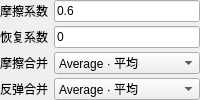
<?xml version="1.0" encoding="UTF-8"?><ui version="4.0"><class>PhysicsMaterialPanelForm</class><widget class="QWidget" name="PhysicsMaterialPanelForm"><property name="sizePolicy"><sizepolicy hsizetype="Expanding" vsizetype="Maximum"><horstretch>0</horstretch><verstretch>0</verstretch></sizepolicy></property><layout class="QFormLayout" name="formLayout"><property name="fieldGrowthPolicy"><enum>QFormLayout::AllNonFixedFieldsGrow</enum></property><property name="leftMargin"><number>0</number></property><property name="topMargin"><number>0</number></property><property name="rightMargin"><number>0</number></property><property name="bottomMargin"><number>0</number></property><property name="horizontalSpacing"><number>6</number></property><property name="verticalSpacing"><number>4</number></property><item row="0" column="0"><widget class="QLabel" name="label0"><property name="text"><string>摩擦系数</string></property></widget></item><item row="0" column="1"><widget class="QLineEdit" name="frictionEdit"><property name="text"><string>0.6</string></property><property name="minimumSize"><size><width>28</width><height>0</height></size></property></widget></item><item row="1" column="0"><widget class="QLabel" name="label1"><property name="text"><string>恢复系数</string></property></widget></item><item row="1" column="1"><widget class="QLineEdit" name="restitutionEdit"><property name="text"><string>0</string></property><property name="minimumSize"><size><width>28</width><height>0</height></size></property></widget></item><item row="2" column="0"><widget class="QLabel" name="label2"><property name="text"><string>摩擦合并</string></property></widget></item><item row="2" column="1"><widget class="QComboBox" name="frictionCombineCombo"><item><property name="text"><string>Average · 平均</string></property></item><item><property name="text"><string>Minimum · 最小</string></property></item><item><property name="text"><string>Multiply · 相乘</string></property></item><item><property name="text"><string>Maximum · 最大</string></property></item></widget></item><item row="3" column="0"><widget class="QLabel" name="label3"><property name="text"><string>反弹合并</string></property></widget></item><item row="3" column="1"><widget class="QComboBox" name="restitutionCombineCombo"><item><property name="text"><string>Average · 平均</string></property></item><item><property name="text"><string>Minimum · 最小</string></property></item><item><property name="text"><string>Multiply · 相乘</string></property></item><item><property name="text"><string>Maximum · 最大</string></property></item></widget></item></layout></widget><resources/><connections/></ui>
